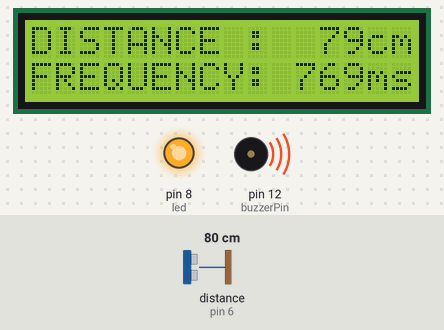
Recording of a sketch running on a simulated Arduino Uno, built with avr-gcc and run on an emulated ATmega328P. Parts: 16×2 character LCD, output pins drawn as LEDs (lit = HIGH), buzzer (waves = sounding). Wiring (inferred from the names in the program): ultrasonic range finder: trigger pin 7; echo pin 6. The test bench sets the inputs (shaded band); at power-on: distance to the obstacle (sensor on pin 6) 80 cm. The echo pulse lasts 58.3 µs per cm; pins used as bus, display or sensor lines are not drawn.

Above: at 1.2 s.
1.3 s: distance to the obstacle (sensor on pin 6) set to 2 cm
At 2.4 s:
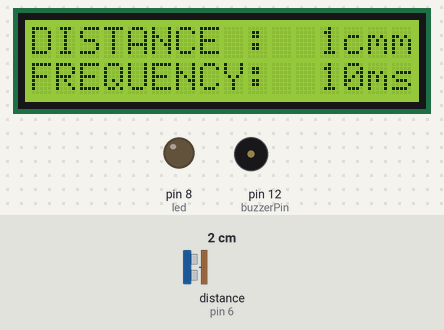
2.9 s: distance to the obstacle (sensor on pin 6) set to 18 cm
At 3.04 s:
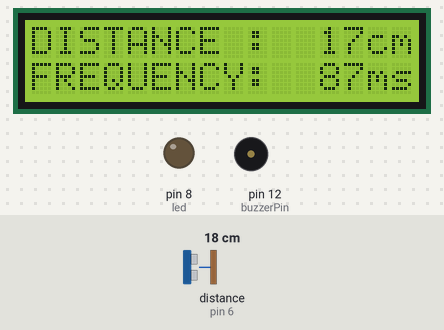
4.4 s: distance to the obstacle (sensor on pin 6) set to 35 cm
At 5.6 s:
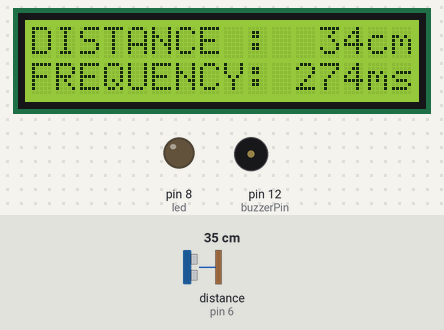
Timing chart, 0 to 12.7 s (numbered marks = the images above; inputs shaded):
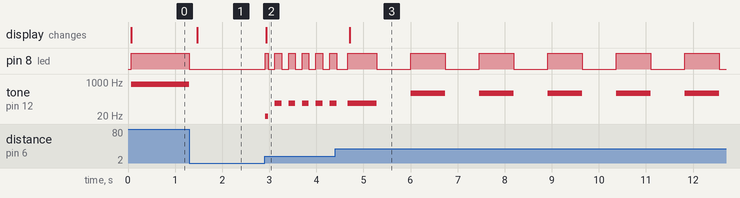

The sketch:

code.ino
```cpp
#include <Wire.h>
#include <LiquidCrystal.h>

LiquidCrystal lcd(11, 10, 5, 4, 3, 2); // RS, E, D4, D5, D6, D7

#define echoPin 6
#define trigPin 7
#define led 8
#define buzzerPin 12


int BUZZER_LED_FREQ_MAX = 1000;
int BUZZER_LED_FREQ_MIN = 10;

int DIST_MAX = 100;
int DIST_MIN = 10;

int CURRENT_DIST = 0;
int CURRENT_FREQ = 0;

int UPDATE_FREQ_BUZZER = 200;
int UPDATE_FREQ_LCD = 200;

int counter = 0;
int buzzer_led_status = 0;

void setup() {
  // put your setup code here, to run once:
  lcd.begin(16, 2);
  //lcd.setBacklight(1);
  pinMode(trigPin,OUTPUT);
  pinMode(echoPin,INPUT);
  pinMode(led,OUTPUT);

  //CURRENT_FREQ = (((CURRENT_DIST-DIST_MIN)/(DIST_MAX-DIST_MIN))*(BUZZER_LED_FREQ_MAX-BUZZER_LED_FREQ_MIN));
  //CURRENT_FREQ += BUZZER_LED_FREQ_MIN;
  Serial.begin(9600);
}

void loop() {
  long start_time = micros();
  digitalWrite(trigPin, LOW);
  delayMicroseconds(5);
  digitalWrite(trigPin, HIGH);
  delayMicroseconds(10);
  digitalWrite(trigPin, LOW);
  int duration = pulseIn(echoPin,HIGH);

  CURRENT_DIST = (duration/29.1)/2;


  if(counter % UPDATE_FREQ_BUZZER == 0){
    CURRENT_FREQ = int(float(float(CURRENT_DIST-DIST_MIN)/float(DIST_MAX-DIST_MIN))*float(BUZZER_LED_FREQ_MAX-BUZZER_LED_FREQ_MIN)) + BUZZER_LED_FREQ_MIN;
    if(CURRENT_FREQ>= BUZZER_LED_FREQ_MAX){
      CURRENT_FREQ= BUZZER_LED_FREQ_MAX;
    }
    else if(CURRENT_FREQ<=BUZZER_LED_FREQ_MIN){
      CURRENT_FREQ=BUZZER_LED_FREQ_MIN;
    }
  }
  if(counter % UPDATE_FREQ_LCD == 0){
  lcd.setCursor(0, 0);             // 1. satır, 1. sütuna git
    lcd.print("DISTANCE :");
    if(CURRENT_DIST/1000>=1)lcd.print("");
    else if (CURRENT_DIST/100>=1) lcd.print(" ");
    else lcd.print("  ");
    lcd.print(CURRENT_DIST);
    lcd.print("cm");


    lcd.setCursor(0,1);             // 1. satır, 1. sütuna git
    lcd.print("FREQUENCY:");
    if(CURRENT_FREQ/1000>=1)lcd.print("");
    else if (CURRENT_FREQ/100>=1) lcd.print(" ");
    else lcd.print("  ");
    lcd.print(CURRENT_FREQ);
    lcd.print("ms");
         // Mesaj2'yi yazdır

  }


  if (CURRENT_DIST>=DIST_MIN && CURRENT_DIST <= DIST_MAX)
  {
    if(counter % CURRENT_FREQ == 0){
      if(buzzer_led_status == 0) {
      	digitalWrite(led,HIGH);
        tone(buzzerPin,CURRENT_FREQ);
        buzzer_led_status = 1;
      }
      else{
        noTone(buzzerPin);
        digitalWrite(led,LOW);
        buzzer_led_status = 0;
      }
    }
  }
  else{
    noTone(buzzerPin);
    digitalWrite(led,LOW);
    buzzer_led_status = 0;
  }

  long end_time = micros();
  if ((1000 - (end_time - start_time)) > 0)delayMicroseconds(1000 - (end_time - start_time));
  counter= counter +1;
}
```

Measured:
- after the input at 1.3 s, pin 8 (led): HIGH → LOW at once; tone on pin 12 (buzzerPin): 769 Hz → silent at once; the display: changes after 0.18 s (image 1)
- after the input at 2.9 s, pin 8 (led): LOW → HIGH at once, then repeats every 0.29 s: LOW 0.14 s, HIGH 0.15 s; tone on pin 12 (buzzerPin): silent → 10 Hz at once, then repeats every 0.29 s: silent 0.14 s, 87 Hz 0.15 s; the display: changes at once (image 2)
- after the input at 4.4 s, the display: changes after 0.31 s (image 3)
